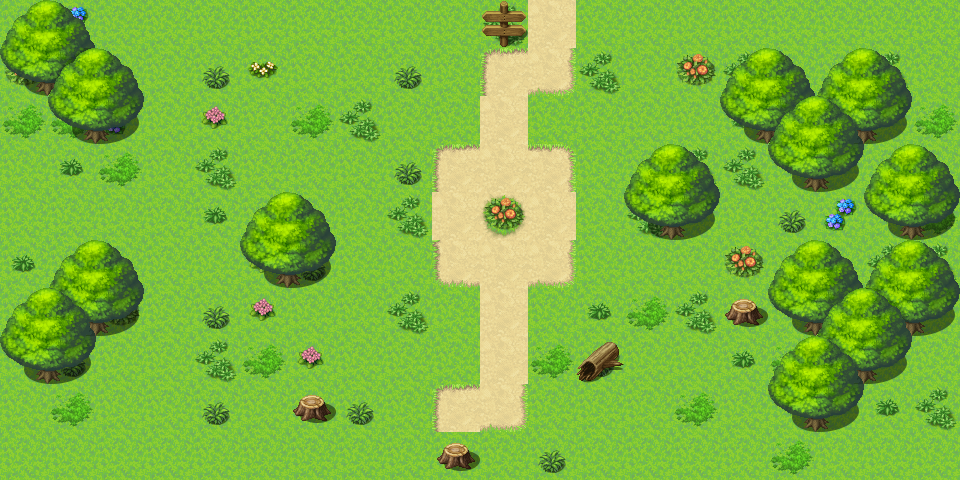

Below is a game level as drawn by its tile map, then a one-line description and the .tmx file that defines it, in full:
An orthogonal 20x10 tile map with 48x48 px tiles, 3 tile layers (soil, plants, objects), 2 tilesets.

<map version="1.4" tiledversion="1.4.0" orientation="orthogonal" renderorder="right-down" width="20" height="10" tilewidth="48" tileheight="48" infinite="0" nextlayerid="4" nextobjectid="1">
 <editorsettings>
  <export target="." />
 </editorsettings>
 <tileset firstgid="1" name="Outside_A2" tilewidth="48" tileheight="48" tilecount="192" columns="16">
  <image source="RPG MG/images/tileset/Outside_A2.png" width="768" height="576" />
 </tileset>
 <tileset firstgid="193" name="Outside_B" tilewidth="48" tileheight="48" tilecount="256" columns="16">
  <image source="RPG MG/images/tileset/Outside_B.png" width="768" height="768" />
  <tile id="145">
   <properties>
    <property name="collides" type="bool" value="true" />
   </properties>
  </tile>
  <tile id="180">
   <properties>
    <property name="collides" type="bool" value="true" />
   </properties>
  </tile>
  <tile id="196">
   <properties>
    <property name="collides" type="bool" value="true" />
   </properties>
  </tile>
  <tile id="224">
   <properties>
    <property name="collides" type="bool" value="false" />
   </properties>
  </tile>
  <tile id="225">
   <properties>
    <property name="collides" type="bool" value="false" />
   </properties>
  </tile>
  <tile id="226">
   <properties>
    <property name="collides" type="bool" value="true" />
   </properties>
  </tile>
  <tile id="227">
   <properties>
    <property name="collides" type="bool" value="true" />
   </properties>
  </tile>
  <tile id="240">
   <properties>
    <property name="collides" type="bool" value="true" />
   </properties>
  </tile>
  <tile id="241">
   <properties>
    <property name="collides" type="bool" value="true" />
   </properties>
  </tile>
  <tile id="242">
   <properties>
    <property name="collides" type="bool" value="true" />
   </properties>
  </tile>
  <tile id="243">
   <properties>
    <property name="collides" type="bool" value="true" />
   </properties>
  </tile>
 </tileset>
 <layer id="1" name="soil" width="20" height="10">
  <data encoding="csv">
1,1,1,1,1,1,1,1,1,1,1,50,1,1,1,1,1,1,1,1,
1,1,1,1,1,1,1,1,1,1,19,36,1,1,1,1,1,1,1,1,
1,1,1,1,1,1,1,1,1,1,50,1,1,1,1,1,1,1,1,1,
1,1,1,1,1,1,1,1,1,19,50,20,1,1,1,1,1,1,1,1,
1,1,1,1,1,1,1,1,1,50,51,50,1,1,1,1,1,1,1,1,
1,1,1,1,1,1,1,1,1,35,50,36,1,1,1,1,1,1,1,1,
1,1,1,1,1,1,1,1,1,1,50,1,1,1,1,1,1,1,1,1,
1,1,1,1,1,1,1,1,1,1,50,18,18,1,1,1,1,1,1,1,
1,1,1,1,1,1,1,1,1,19,36,18,18,1,1,1,1,1,1,1,
1,1,1,1,1,1,1,1,1,34,1,1,1,1,1,1,1,1,1,1
</data>
 </layer>
 <layer id="3" name="plants" width="20" height="10">
  <data encoding="csv">
0,387,0,0,0,0,0,0,0,0,372,0,0,0,0,0,0,0,0,0,
388,0,0,0,370,385,0,0,370,0,0,0,372,0,388,372,0,0,372,0,
371,371,387,0,386,0,371,372,0,0,0,0,0,0,0,369,371,0,0,371,
0,369,371,0,372,0,0,0,370,0,0,0,0,0,372,372,0,0,370,0,
0,0,0,0,369,0,370,0,372,0,388,0,0,372,0,0,370,387,0,371,
369,0,370,0,0,386,370,0,0,0,0,0,0,0,0,388,0,0,372,372,
0,0,388,0,370,386,0,0,372,0,0,0,369,371,372,0,0,0,370,0,
0,370,0,0,372,371,386,0,0,0,0,371,370,0,0,369,371,0,0,0,
0,371,0,0,370,0,0,370,0,0,0,0,0,0,371,0,0,0,369,372,
0,0,0,0,0,0,0,0,0,0,0,370,0,0,0,0,371,0,0,0
</data>
 </layer>
 <layer id="2" name="objects" width="20" height="10">
  <data encoding="csv">
417,418,0,0,0,0,0,0,0,0,338,0,0,0,0,0,0,0,0,0,
433,435,418,0,0,0,0,0,0,0,0,0,0,0,0,417,418,417,418,0,
0,433,434,0,0,0,0,0,0,0,0,0,0,0,0,433,420,419,434,0,
0,0,0,0,0,0,0,0,0,0,0,0,0,417,418,0,433,434,417,418,
0,0,0,0,0,417,418,0,0,0,0,0,0,433,434,0,0,0,433,434,
0,417,418,0,0,433,434,0,0,0,0,0,0,0,0,0,417,418,417,418,
417,419,434,0,0,0,0,0,0,0,0,0,0,0,0,373,433,420,436,434,
433,434,0,0,0,0,0,0,0,0,0,0,389,0,0,0,417,419,434,0,
0,0,0,0,0,0,373,0,0,0,0,0,0,0,0,0,433,434,0,0,
0,0,0,0,0,0,0,0,0,373,0,0,0,0,0,0,0,0,0,0
</data>
 </layer>
</map>
